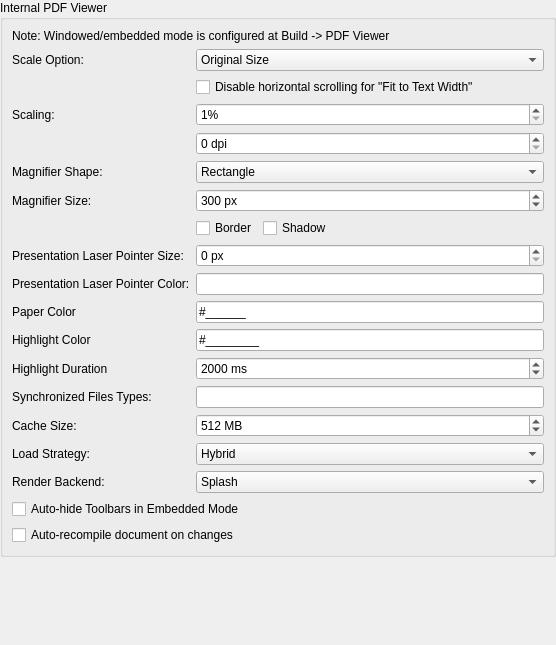
             <widget class="QWidget" name="scrollAreaPDFviewerLayout">
              <property name="geometry">
               <rect>
                <x>0</x>
                <y>0</y>
                <width>556</width>
                <height>645</height>
               </rect>
              </property>
              <layout class="QVBoxLayout" name="verticalLayout_16">
               <property name="leftMargin">
                <number>0</number>
               </property>
               <property name="topMargin">
                <number>0</number>
               </property>
               <property name="rightMargin">
                <number>0</number>
               </property>
               <property name="bottomMargin">
                <number>0</number>
               </property>
               <item>
                <widget class="QGroupBox" name="groupBox_8">
                 <property name="title">
                  <string>Internal PDF Viewer</string>
                 </property>
                 <layout class="QGridLayout" name="gridLayout_4">
                  <item row="3" column="1">
                   <widget class="QSpinBox" name="spinBoxPreviewScale">
                    <property name="sizePolicy">
                     <sizepolicy hsizetype="Minimum" vsizetype="Fixed">
                      <horstretch>0</horstretch>
                      <verstretch>0</verstretch>
                     </sizepolicy>
                    </property>
                    <property name="specialValueText">
                     <string notr="true"/>
                    </property>
                    <property name="suffix">
                     <string>%</string>
                    </property>
                    <property name="minimum">
                     <number>1</number>
                    </property>
                    <property name="maximum">
                     <number>10000</number>
                    </property>
                   </widget>
                  </item>
                  <item row="3" column="0">
                   <widget class="QLabel" name="label_29">
                    <property name="text">
                     <string>Scaling:</string>
                    </property>
                   </widget>
                  </item>
                  <item row="16" column="0">
                   <widget class="QLabel" name="label_69">
                    <property name="text">
                     <string>Load Strategy:</string>
                    </property>
                    <property name="advancedOption" stdset="0">
                     <bool>true</bool>
                    </property>
                   </widget>
                  </item>
                  <item row="19" column="0" colspan="2">
                   <widget class="QCheckBox" name="autoRecompileFullDocument">
                    <property name="text">
                     <string>Auto-recompile document on changes</string>
                    </property>
                   </widget>
                  </item>
                  <item row="15" column="0">
                   <widget class="QLabel" name="label_18">
                    <property name="text">
                     <string>Cache Size:</string>
                    </property>
                    <property name="advancedOption" stdset="0">
                     <bool>true</bool>
                    </property>
                   </widget>
                  </item>
                  <item row="6" column="1">
                   <widget class="QSpinBox" name="spinBoxPreviewMagnifierSize">
                    <property name="suffix">
                     <string> px</string>
                    </property>
                    <property name="prefix">
                     <string/>
                    </property>
                    <property name="minimum">
                     <number>50</number>
                    </property>
                    <property name="maximum">
                     <number>10000</number>
                    </property>
                    <property name="singleStep">
                     <number>50</number>
                    </property>
                    <property name="value">
                     <number>300</number>
                    </property>
                   </widget>
                  </item>
                  <item row="12" column="1">
                   <widget class="QSpinBox" name="spinBoxHighlightDuration">
                    <property name="specialValueText">
                     <string>Infinite</string>
                    </property>
                    <property name="suffix">
                     <string notr="true"> ms</string>
                    </property>
                    <property name="maximum">
                     <number>86400000</number>
                    </property>
                    <property name="value">
                     <number>2000</number>
                    </property>
                    <property name="advancedOption" stdset="0">
                     <bool>true</bool>
                    </property>
                   </widget>
                  </item>
                  <item row="4" column="1">
                   <widget class="QSpinBox" name="spinBoxPreviewDPI">
                    <property name="suffix">
                     <string> dpi</string>
                    </property>
                    <property name="maximum">
                     <number>600</number>
                    </property>
                   </widget>
                  </item>
                  <item row="16" column="1">
                   <widget class="QComboBox" name="comboBoxPDFLoadStrategy">
                    <property name="toolTip">
                     <string>&lt;html&gt;&lt;head/&gt;&lt;body&gt;&lt;p&gt;Defines how a PDF is loaded:&lt;/p&gt;&lt;p&gt;&lt;b&gt;Buffered:&lt;/b&gt; Load the file into a buffer and check for completeness. Then pass the data on to poppler. This was primarily introduced as a speedup for old poppler versions (&amp;lt;0.24) which were not thread-safe. It has been reported that poppler may crash when loading large buffers. Therefore this option is deprecated.&lt;/p&gt;&lt;p&gt;&lt;b&gt;Direct:&lt;/b&gt; Use native poppler file loading. This is fastest, but does not allow checking for incomplete files.&lt;/p&gt;&lt;p&gt;&lt;b&gt;Hybrid (recommended):&lt;/b&gt; First load file into buffer and check for completeness. Use that buffer for small documents (&amp;lt; 50MB). Large files are loaded using native poppler file loading. This combines file-checking while preventing problems with large PDF files.&lt;/p&gt;&lt;/body&gt;&lt;/html&gt;</string>
                    </property>
                    <property name="currentIndex">
                     <number>2</number>
                    </property>
                    <property name="advancedOption" stdset="0">
                     <bool>true</bool>
                    </property>
                    <item>
                     <property name="text">
                      <string>Buffered</string>
                     </property>
                    </item>
                    <item>
                     <property name="text">
                      <string>Direct</string>
                     </property>
                    </item>
                    <item>
                     <property name="text">
                      <string>Hybrid</string>
                     </property>
                    </item>
                   </widget>
                  </item>
                  <item row="12" column="0">
                   <widget class="QLabel" name="label_66">
                    <property name="text">
                     <string>Highlight Duration</string>
                    </property>
                    <property name="advancedOption" stdset="0">
                     <bool>true</bool>
                    </property>
                   </widget>
                  </item>
                  <item row="11" column="1">
                   <widget class="QLineEdit" name="lineEditHighlightColor">
                    <property name="toolTip">
                     <string>Specify as hexadecimal RGBA value. Note: The transparency is required because the highlighting is drawn on top of the text due to technical limitations.</string>
                    </property>
                    <property name="inputMask">
                     <string>\#HHHHHHHH;_</string>
                    </property>
                    <property name="text">
                     <string notr="true">#</string>
                    </property>
                    <property name="advancedOption" stdset="0">
                     <bool>true</bool>
                    </property>
                   </widget>
                  </item>
                  <item row="5" column="1">
                   <widget class="QComboBox" name="comboBoxPreviewMagnifierShape">
                    <item>
                     <property name="text">
                      <string>Rectangle</string>
                     </property>
                    </item>
                    <item>
                     <property name="text">
                      <string>Circle</string>
                     </property>
                    </item>
                   </widget>
                  </item>
                  <item row="14" column="1">
                   <widget class="QLineEdit" name="lineEditPreviewSyncFileMask">
                    <property name="sizePolicy">
                     <sizepolicy hsizetype="Preferred" vsizetype="Fixed">
                      <horstretch>0</horstretch>
                      <verstretch>0</verstretch>
                     </sizepolicy>
                    </property>
                    <property name="advancedOption" stdset="0">
                     <bool>true</bool>
                    </property>
                   </widget>
                  </item>
                  <item row="11" column="0">
                   <widget class="QLabel" name="label_67">
                    <property name="text">
                     <string>Highlight Color</string>
                    </property>
                    <property name="advancedOption" stdset="0">
                     <bool>true</bool>
                    </property>
                   </widget>
                  </item>
                  <item row="10" column="1">
                   <widget class="QLineEdit" name="lineEditPaperColor">
                    <property name="toolTip">
                     <string>Default background color. Specify as hexadecimal RGB value. Note: This will only affect PDFs loaded after the change of the option. The paper color of already open PDFs is not modified.</string>
                    </property>
                    <property name="inputMask">
                     <string notr="true">\#HHHHHH;_</string>
                    </property>
                    <property name="text">
                     <string notr="true">#</string>
                    </property>
                    <property name="advancedOption" stdset="0">
                     <bool>true</bool>
                    </property>
                   </widget>
                  </item>
                  <item row="4" column="0">
                   <widget class="QLabel" name="labelScreenResolution">
                    <property name="text">
                     <string notr="true">&lt;ScreenResolution&gt;</string>
                    </property>
                   </widget>
                  </item>
                  <item row="7" column="1">
                   <layout class="QHBoxLayout" name="HBoxLayout_magnifier">
                    <item>
                     <widget class="QCheckBox" name="checkBoxPreviewMagnifierBorder">
                      <property name="text">
                       <string>Border</string>
                      </property>
                     </widget>
                    </item>
                    <item>
                     <widget class="QCheckBox" name="checkBoxPreviewMagnifierShadow">
                      <property name="text">
                       <string>Shadow</string>
                      </property>
                     </widget>
                    </item>
                    <item>
                     <spacer>
                      <property name="orientation">
                       <enum>Qt::Orientation::Horizontal</enum>
                      </property>
                      <property name="sizeHint" stdset="0">
                       <size>
                        <width>0</width>
                        <height>0</height>
                       </size>
                      </property>
                     </spacer>
                    </item>
                   </layout>
                  </item>
                  <item row="1" column="1">
                   <widget class="QComboBox" name="comboBoxPreviewScale">
                    <item>
                     <property name="text">
                      <string>Original Size</string>
                     </property>
                    </item>
                    <item>
                     <property name="text">
                      <string>Fit to Window Width</string>
                     </property>
                    </item>
                    <item>
                     <property name="text">
                      <string>Fit to Window Size</string>
                     </property>
                    </item>
                    <item>
                     <property name="text">
                      <string>Scaled Size</string>
                     </property>
                    </item>
                    <item>
                     <property name="text">
                      <string>Fit to Text Width</string>
                     </property>
                    </item>
                   </widget>
                  </item>
                  <item row="15" column="1">
                   <widget class="QSpinBox" name="spinBoxCacheSizeMB">
                    <property name="suffix">
                     <string> MB</string>
                    </property>
                    <property name="minimum">
                     <number>100</number>
                    </property>
                    <property name="maximum">
                     <number>1024</number>
                    </property>
                    <property name="singleStep">
                     <number>100</number>
                    </property>
                    <property name="value">
                     <number>512</number>
                    </property>
                    <property name="advancedOption" stdset="0">
                     <bool>true</bool>
                    </property>
                   </widget>
                  </item>
                  <item row="14" column="0">
                   <widget class="QLabel" name="label_34">
                    <property name="text">
                     <string>Synchronized Files Types:</string>
                    </property>
                    <property name="advancedOption" stdset="0">
                     <bool>true</bool>
                    </property>
                   </widget>
                  </item>
                  <item row="10" column="0">
                   <widget class="QLabel" name="label_84">
                    <property name="text">
                     <string>Paper Color</string>
                    </property>
                    <property name="advancedOption" stdset="0">
                     <bool>true</bool>
                    </property>
                   </widget>
                  </item>
                  <item row="17" column="0">
                   <widget class="QLabel" name="label_76">
                    <property name="toolTip">
                     <string>The Render Backend used by the PDF library poppler.
'Splash' is the default and suitable for most situations.
If there are rendering issues, you may try the alternative 'Arthur' backend.
Note: Changing this setting will only affect documents that are opened afterwards.</string>
                    </property>
                    <property name="text">
                     <string>Render Backend:</string>
                    </property>
                    <property name="advancedOption" stdset="0">
                     <bool>true</bool>
                    </property>
                   </widget>
                  </item>
                  <item row="8" column="0">
                   <widget class="QLabel" name="label_88">
                    <property name="text">
                     <string>Presentation Laser Pointer Size:</string>
                    </property>
                   </widget>
                  </item>
                  <item row="0" column="0" colspan="2">
                   <widget class="QLabel" name="label_77">
                    <property name="text">
                     <string>Note: Windowed/embedded mode is configured at Build -&gt; PDF Viewer</string>
                    </property>
                   </widget>
                  </item>
                  <item row="2" column="1">
                   <widget class="QCheckBox" name="checkBoxDisableHorizontalScrollingForFitToTextWidth">
                    <property name="text">
                     <string>Disable horizontal scrolling for &quot;Fit to Text Width&quot;</string>
                    </property>
                    <property name="advancedOption" stdset="0">
                     <bool>true</bool>
                    </property>
                   </widget>
                  </item>
                  <item row="1" column="0">
                   <widget class="QLabel" name="label_28">
                    <property name="text">
                     <string>Scale Option:</string>
                    </property>
                   </widget>
                  </item>
                  <item row="5" column="0">
                   <widget class="QLabel" name="label_26">
                    <property name="text">
                     <string>Magnifier Shape:</string>
                    </property>
                   </widget>
                  </item>
                  <item row="17" column="1">
                   <widget class="QComboBox" name="comboBoxPDFRenderBackend">
                    <property name="toolTip">
                     <string>The Render Backend used by the PDF library poppler.
'Splash' is the default and suitable for most situations.
If there are rendering issues, you may try the alternative 'Arthur' backend.
Note: Changing this setting will only affect documents that are opened afterwards.</string>
                    </property>
                    <property name="advancedOption" stdset="0">
                     <bool>true</bool>
                    </property>
                    <item>
                     <property name="text">
                      <string notr="true">Splash</string>
                     </property>
                    </item>
                    <item>
                     <property name="text">
                      <string notr="true">Arthur</string>
                     </property>
                    </item>
                   </widget>
                  </item>
                  <item row="6" column="0">
                   <widget class="QLabel" name="label_25">
                    <property name="text">
                     <string>Magnifier Size:</string>
                    </property>
                   </widget>
                  </item>
                  <item row="18" column="0" colspan="2">
                   <widget class="QCheckBox" name="autoHideToolbars">
                    <property name="text">
                     <string>Auto-hide Toolbars in Embedded Mode</string>
                    </property>
                   </widget>
                  </item>
                  <item row="9" column="0">
                   <widget class="QLabel" name="label_89">
                    <property name="text">
                     <string>Presentation Laser Pointer Color:</string>
                    </property>
                   </widget>
                  </item>
                  <item row="8" column="1">
                   <widget class="QSpinBox" name="spinBoxPreviewLaserPointerSize">
                    <property name="suffix">
                     <string> px</string>
                    </property>
                   </widget>
                  </item>
                  <item row="9" column="1">
                   <widget class="QLineEdit" name="lineEditLaserPointerColor"/>
                  </item>
                 </layout>
                </widget>
               </item>
               <item>
                <spacer name="verticalSpacer_7">
                 <property name="orientation">
                  <enum>Qt::Orientation::Vertical</enum>
                 </property>
                 <property name="sizeHint" stdset="0">
                  <size>
                   <width>20</width>
                   <height>40</height>
                  </size>
                 </property>
                </spacer>
               </item>
              </layout>
             </widget>
